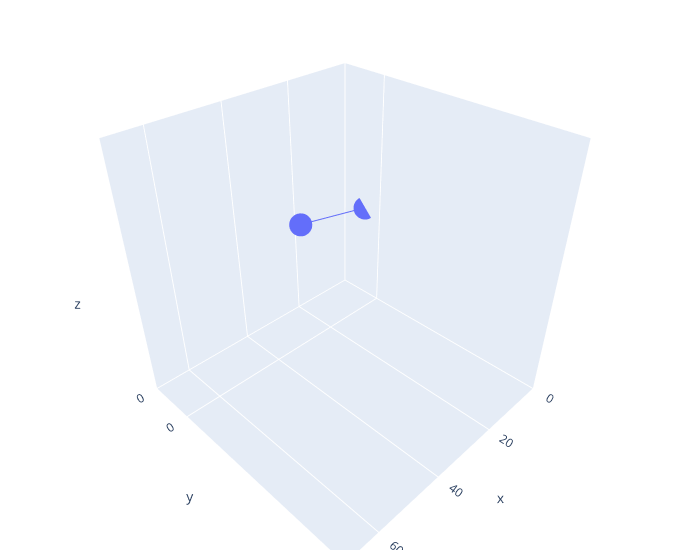

Notebook source saved alongside this figure:
### Code cell
# Credit:https://plotly.com/python/3d-axes/ and professor Devin
fig = go.Figure(data=[go.Scatter3d(
                        x=[60.5, 0],
                        y=[2.56,-0.42],
                        z=[5.71,2.56])
                     ]
               )


fig.update_layout(
    scene = dict(
        xaxis = dict(nticks=4, range=[0,70],),
                     yaxis = dict(nticks=1, range=[-1,4],),
                     zaxis = dict(nticks=1, range=[0,6],),),
    width=700,
    margin=dict(r=20, l=10, b=10, t=10))

fig.show()

### Figure 1 — Plotly figure (JSON) as saved in the notebook; plotly's stock layout.template omitted (floating-point values rounded to 4 significant figures)
{"data": [{"type": "scatter3d", "x": [60.5, 0], "y": [2.56, -0.42], "z": [5.71, 2.56]}], "layout": {"margin": {"b": 10, "l": 10, "r": 20, "t": 10}, "scene": {"xaxis": {"nticks": 4, "range": [0, 70]}, "yaxis": {"nticks": 1, "range": [-1, 4]}, "zaxis": {"nticks": 1, "range": [0, 6]}}, "width": 700}}
